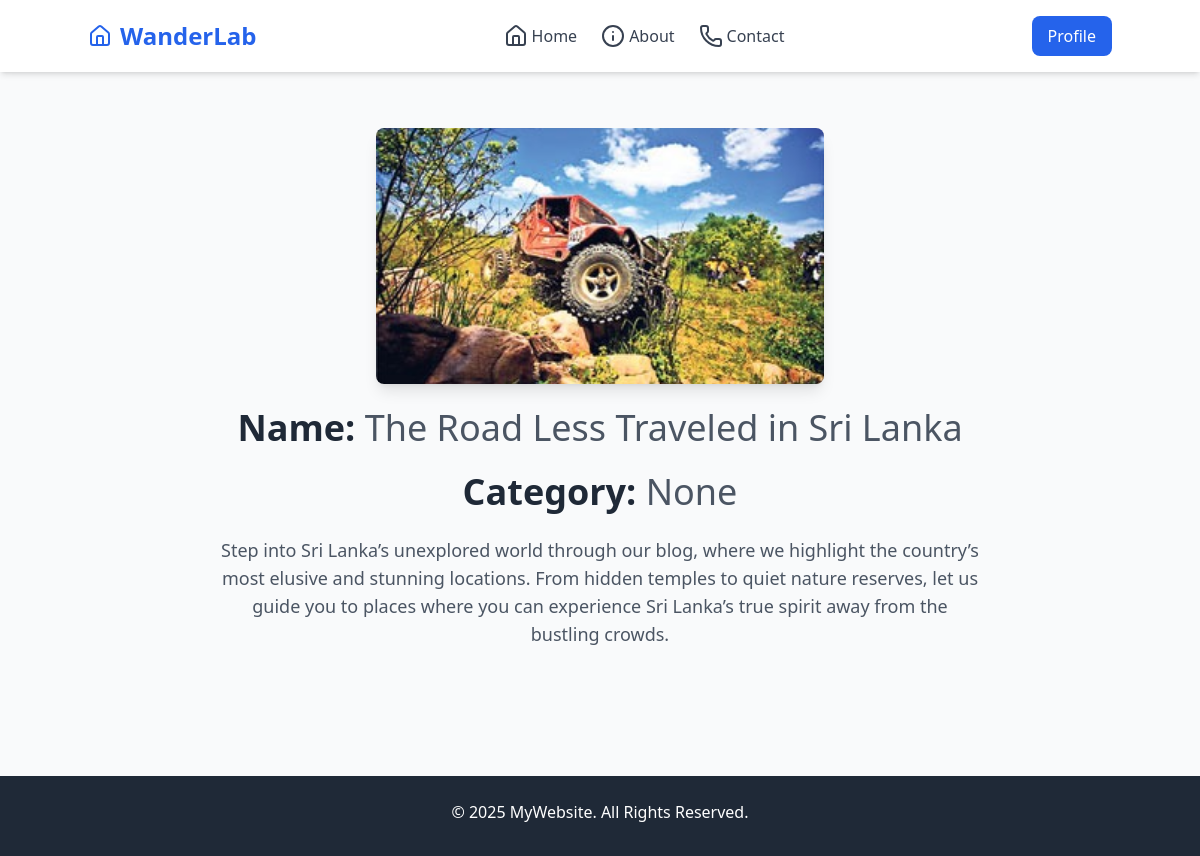
Page /content/0f4601e6-824b-4fa0-bd15-4e56f873556b/ on the committed database.
### blog/models.py (models this page shows, shortened)
class BlogTable(models.Model):
    user = models.ForeignKey(User, on_delete=models.CASCADE)
    name = models.CharField(max_length=100)
    discription = models.TextField(null=True, blank=True)
    category = models.CharField(max_length=50)
    image = models.ImageField(default='beach.jpg', null=True, blank=True)
    id = models.UUIDField(primary_key=True, default=uuid.uuid4, editable=False, unique=True)

### blog/views.py (the view)
# urls.py: path('content/<str:pk>/',views.content,name='content'),
def content(request,pk):
    database = BlogTable.objects.get(id=pk)
    return render(request,'content.html',{"db":database})

### templates/content.html (shortened to what this page needs)
<!DOCTYPE html>
<html lang="en">
<head>
    <script src="https://cdn.tailwindcss.com"></script>
</head>
<body class="bg-gray-50">
    <nav class="bg-white shadow-md p-4 fixed w-full top-0 left-0 z-10">
        <div class="container mx-auto flex justify-between items-center">
            <div class="text-2xl font-bold text-blue-600 flex items-center gap-2">
                <i data-lucide="home"></i>
                <span>WanderLab</span>
            </div>
            <ul class="hidden md:flex space-x-6 text-gray-700 font-medium">
                <li class="hover:text-blue-600 cursor-pointer flex items-center gap-1"><i data-lucide="home"></i>
                    <a href="/">Home</a>
                </li>
                <li class="hover:text-blue-600 cursor-pointer flex items-center gap-1"><i data-lucide="info"></i>
                    <a href="/about">About</a>
                </li>
                <li class="hover:text-blue-600 cursor-pointer flex items-center gap-1"><i data-lucide="phone"></i>
                    <a href="/contact">Contact</a>
                </li>
            </ul>
            <div class="hidden md:flex space-x-4">
                <a href="/profile" class="bg-blue-600 text-white px-4 py-2 rounded-lg hover:bg-blue-700">Profile</a>
            </div>
        </div>
    </nav>
    <div class="container mx-auto px-4 py-32">
        <div class="flex flex-col items-center text-center space-y-6">
            <img src="{{ db.image.url }}" alt="Blog Image"
                class="w-full max-w-md h-64 object-cover rounded-lg shadow-lg">
            <h1 class="text-4xl font-semibold text-gray-800">
                Name: <span class="font-normal text-gray-600">{{ db.name }}</span>
            </h1>
            <h1 class="text-4xl font-semibold text-gray-800">
                Category: <span class="font-normal text-gray-600">{{ db.category }}</span>
            </h1>
            <p class="text-lg text-gray-600 max-w-3xl mx-auto">{{ db.discription }}</p>
        </div>
    </div>
    <footer class="bg-gray-800 text-white text-center p-6">
        <div class="container mx-auto">
            <p>&copy; 2025 MyWebsite. All Rights Reserved.</p>
        </div>
    </footer>
</body>
</html>

### rows in the picture
BlogTable: image (picture), name "The Road Less Traveled in Sri Lanka", category "None", discription "Step into Sri Lanka’s unexplored world through our blog, where we highlight the country’s most elusive and stunning locations. From hidden temples to quiet nature reserves, let us guide you to places where you can experience Sri Lanka’s true spirit away from the bustling crowds."
